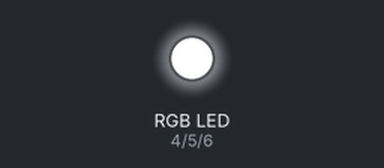
Recording of a program running on a simulated Arduino Mega 2560, built with avr-gcc and run on an emulated ATmega2560. Shown: an RGB LED mixed from three pins (HIGH = lit). Dim RGB values are drawn brighter than linear.

Above: at 0.05 s.
At 1.95 s:
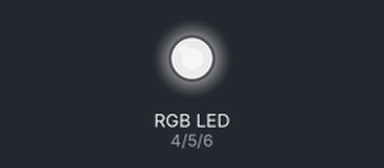
At 3.95 s:
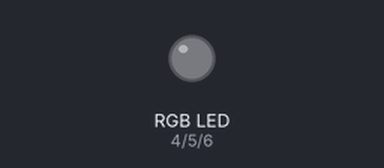
At 7.95 s:
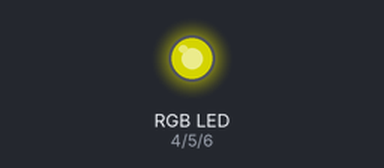
At 11.95 s:
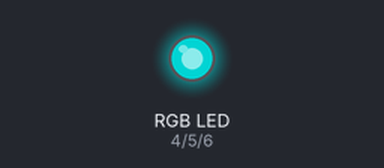
At 15.95 s:
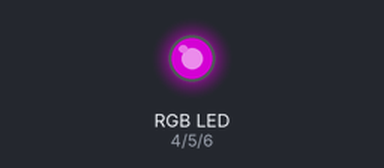
Timing chart, 0 to 20.8 s (numbered marks = the images above):
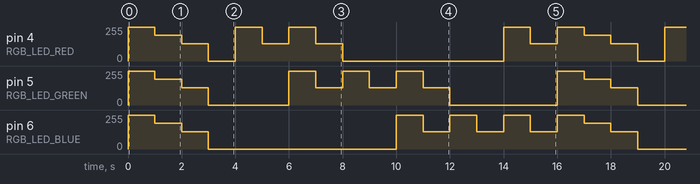

The program:

main.cpp
```cpp
#include <Arduino.h>

constexpr uint8_t RGB_LED_RED = 4;
constexpr uint8_t RGB_LED_GREEN = 5;
constexpr uint8_t RGB_LED_BLUE = 6;

namespace
{

  int setRGB(int red, int green, int blue)
  {
    analogWrite(RGB_LED_RED, red);
    analogWrite(RGB_LED_GREEN, green);
    analogWrite(RGB_LED_BLUE, blue);
    return 0;
  }

}  // namespace

void setup()
{
  constexpr uint8_t OUTPUT_PINS[3] = { RGB_LED_RED, RGB_LED_GREEN, RGB_LED_BLUE };

#pragma unroll
  for (int pin : OUTPUT_PINS)
  {
    pinMode(pin, OUTPUT);
    digitalWrite(pin, LOW);
  }
}

void loop()
{
  const int HTML_COLORS[16][3] = {
    { 255, 255, 255 },  // HTML_WHITE
    { 192, 192, 192 },  // HTML_SILVER
    { 128, 128, 128 },  // HTML_GRAY
    { 0, 0, 0 },        // HTML_BLACK
    { 255, 0, 0 },      // HTML_RED
    { 128, 0, 0 },      // HTML_MAROON
    { 255, 255, 0 },    // HTML_YELLOW
    { 128, 128, 0 },    // HTML_OLIVE
    { 0, 255, 0 },      // HTML_LIME
    { 0, 128, 0 },      // HTML_GREEN
    { 0, 255, 255 },    // HTML_AQUA
    { 0, 128, 128 },    // HTML_TEAL
    { 0, 0, 255 },      // HTML_BLUE
    { 0, 0, 128 },      // HTML_NAVY
    { 255, 0, 255 },    // HTML_FUCHSIA
    { 128, 0, 128 }     // HTML_PURPLE
  };

#pragma unroll
  for (const int (&color)[3] : HTML_COLORS)
  {
    setRGB(color[0], color[1], color[2]);
    constexpr uint32_t EXEC_LOOP_DELAY = 1000;
    delay(EXEC_LOOP_DELAY);
  }
}
```

Measured:
- by itself, pin 6 (RGB_LED_BLUE): repeats every 16.0 s: 192/255 1.0 s, 128/255 1.0 s, 0/255 7.0 s, 3 × (255/255 1.0 s, 128/255 1.0 s), 255/255 1.0 s
- by itself, pin 5 (RGB_LED_GREEN): repeats every 16.0 s: 192/255 1.0 s, 128/255 1.0 s, 0/255 3.0 s, 3 × (255/255 1.0 s, 128/255 1.0 s), 0/255 4.0 s, 255/255 1.0 s
- by itself, pin 4 (RGB_LED_RED): repeats every 16.0 s: 192/255 1.0 s, 128/255 1.0 s, 0/255 1.0 s, 2 × (255/255 1.0 s, 128/255 1.0 s), 0/255 6.0 s, 255/255 1.0 s, 128/255 1.0 s, 255/255 1.0 s
